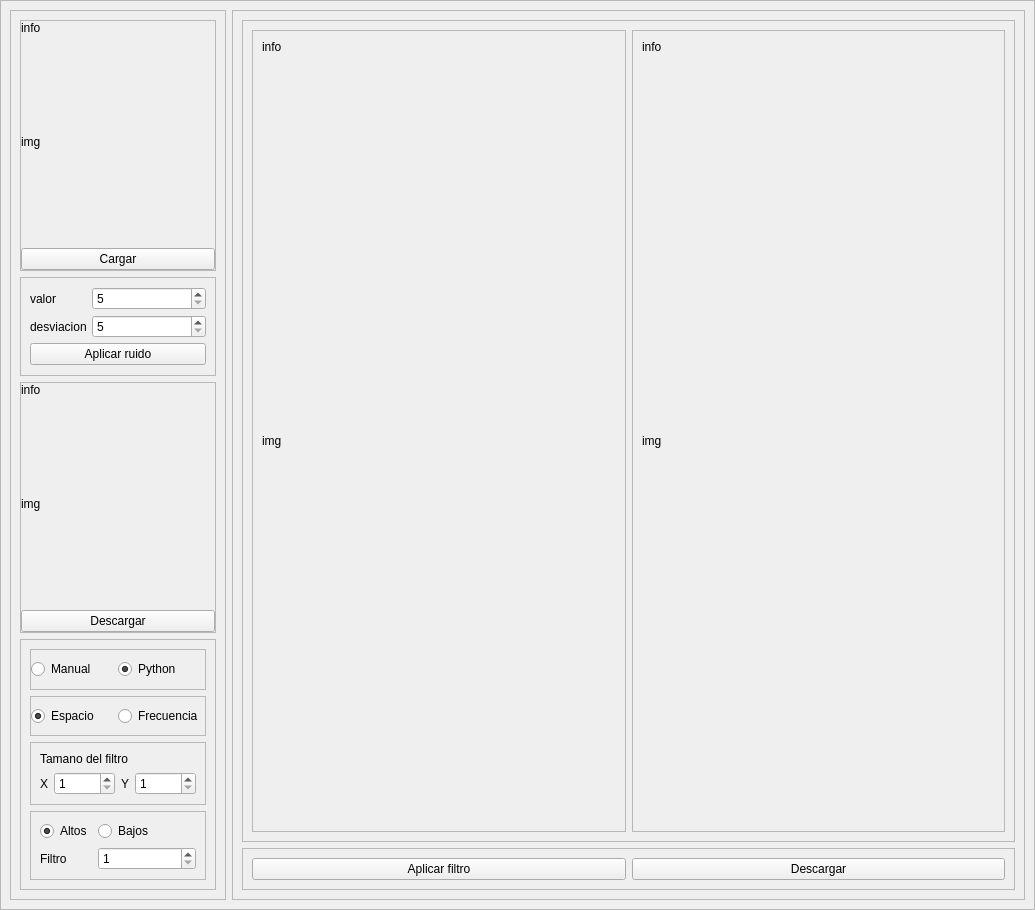
<?xml version="1.0" encoding="UTF-8"?>
<ui version="4.0">
 <class>MainWindow</class>
 <widget class="QMainWindow" name="MainWindow">
  <property name="geometry">
   <rect>
    <x>0</x>
    <y>0</y>
    <width>1035</width>
    <height>910</height>
   </rect>
  </property>
  <property name="windowTitle">
   <string>MainWindow</string>
  </property>
  <widget class="QWidget" name="centralwidget">
   <layout class="QVBoxLayout" name="verticalLayout">
    <property name="spacing">
     <number>0</number>
    </property>
    <property name="leftMargin">
     <number>0</number>
    </property>
    <property name="topMargin">
     <number>0</number>
    </property>
    <property name="rightMargin">
     <number>0</number>
    </property>
    <property name="bottomMargin">
     <number>0</number>
    </property>
    <item>
     <widget class="QFrame" name="frame">
      <property name="frameShape">
       <enum>QFrame::StyledPanel</enum>
      </property>
      <property name="frameShadow">
       <enum>QFrame::Raised</enum>
      </property>
      <layout class="QHBoxLayout" name="horizontalLayout" stretch="0,1">
       <item>
        <widget class="QFrame" name="frame_2">
         <property name="frameShape">
          <enum>QFrame::StyledPanel</enum>
         </property>
         <property name="frameShadow">
          <enum>QFrame::Raised</enum>
         </property>
         <layout class="QVBoxLayout" name="verticalLayout_5" stretch="1,0,1,1">
          <item>
           <widget class="QFrame" name="frame_6">
            <property name="frameShape">
             <enum>QFrame::StyledPanel</enum>
            </property>
            <property name="frameShadow">
             <enum>QFrame::Raised</enum>
            </property>
            <layout class="QVBoxLayout" name="verticalLayout_6" stretch="0,1,0">
             <property name="spacing">
              <number>0</number>
             </property>
             <property name="leftMargin">
              <number>0</number>
             </property>
             <property name="topMargin">
              <number>0</number>
             </property>
             <property name="rightMargin">
              <number>0</number>
             </property>
             <property name="bottomMargin">
              <number>0</number>
             </property>
             <item>
              <widget class="QLabel" name="label_img_original_datos">
               <property name="text">
                <string>info</string>
               </property>
              </widget>
             </item>
             <item>
              <widget class="QLabel" name="label_img_original">
               <property name="text">
                <string>img</string>
               </property>
              </widget>
             </item>
             <item>
              <widget class="QPushButton" name="pushButton_cargar_img">
               <property name="text">
                <string>Cargar</string>
               </property>
              </widget>
             </item>
            </layout>
           </widget>
          </item>
          <item>
           <widget class="QFrame" name="frame_8">
            <property name="frameShape">
             <enum>QFrame::StyledPanel</enum>
            </property>
            <property name="frameShadow">
             <enum>QFrame::Raised</enum>
            </property>
            <layout class="QFormLayout" name="formLayout">
             <property name="horizontalSpacing">
              <number>5</number>
             </property>
             <property name="verticalSpacing">
              <number>5</number>
             </property>
             <property name="bottomMargin">
              <number>10</number>
             </property>
             <item row="0" column="0">
              <widget class="QLabel" name="label_7">
               <property name="text">
                <string>valor</string>
               </property>
              </widget>
             </item>
             <item row="0" column="1">
              <widget class="QSpinBox" name="spinBox_media">
               <property name="minimum">
                <number>5</number>
               </property>
               <property name="maximum">
                <number>1000</number>
               </property>
               <property name="singleStep">
                <number>5</number>
               </property>
              </widget>
             </item>
             <item row="1" column="0">
              <widget class="QLabel" name="label_8">
               <property name="text">
                <string>desviacion</string>
               </property>
              </widget>
             </item>
             <item row="1" column="1">
              <widget class="QSpinBox" name="spinBox_desviacion">
               <property name="minimum">
                <number>5</number>
               </property>
               <property name="maximum">
                <number>1000</number>
               </property>
               <property name="singleStep">
                <number>5</number>
               </property>
              </widget>
             </item>
             <item row="2" column="0" colspan="2">
              <widget class="QPushButton" name="pushButton_aplicar_ruido">
               <property name="text">
                <string>Aplicar ruido</string>
               </property>
              </widget>
             </item>
            </layout>
           </widget>
          </item>
          <item>
           <widget class="QFrame" name="frame_7">
            <property name="frameShape">
             <enum>QFrame::StyledPanel</enum>
            </property>
            <property name="frameShadow">
             <enum>QFrame::Raised</enum>
            </property>
            <layout class="QVBoxLayout" name="verticalLayout_7" stretch="0,1,0">
             <property name="spacing">
              <number>0</number>
             </property>
             <property name="leftMargin">
              <number>0</number>
             </property>
             <property name="topMargin">
              <number>0</number>
             </property>
             <property name="rightMargin">
              <number>0</number>
             </property>
             <property name="bottomMargin">
              <number>0</number>
             </property>
             <item>
              <widget class="QLabel" name="label_datos_img_ruido">
               <property name="text">
                <string>info</string>
               </property>
              </widget>
             </item>
             <item>
              <widget class="QLabel" name="label_img_ruido">
               <property name="text">
                <string>img</string>
               </property>
              </widget>
             </item>
             <item>
              <widget class="QPushButton" name="pushButton_descargar_img_ruido">
               <property name="text">
                <string>Descargar</string>
               </property>
              </widget>
             </item>
            </layout>
           </widget>
          </item>
          <item>
           <widget class="QFrame" name="frame_9">
            <property name="frameShape">
             <enum>QFrame::StyledPanel</enum>
            </property>
            <property name="frameShadow">
             <enum>QFrame::Raised</enum>
            </property>
            <layout class="QVBoxLayout" name="verticalLayout_8" stretch="0,0,0,0">
             <item>
              <widget class="QFrame" name="frame_10">
               <property name="frameShape">
                <enum>QFrame::StyledPanel</enum>
               </property>
               <property name="frameShadow">
                <enum>QFrame::Raised</enum>
               </property>
               <layout class="QHBoxLayout" name="horizontalLayout_2">
                <property name="spacing">
                 <number>0</number>
                </property>
                <property name="leftMargin">
                 <number>0</number>
                </property>
                <property name="topMargin">
                 <number>0</number>
                </property>
                <property name="rightMargin">
                 <number>0</number>
                </property>
                <property name="bottomMargin">
                 <number>0</number>
                </property>
                <item>
                 <widget class="QRadioButton" name="radioButton_manual">
                  <property name="text">
                   <string>Manual</string>
                  </property>
                 </widget>
                </item>
                <item>
                 <widget class="QRadioButton" name="radioButton_python">
                  <property name="text">
                   <string>Python</string>
                  </property>
                  <property name="checked">
                   <bool>true</bool>
                  </property>
                 </widget>
                </item>
               </layout>
              </widget>
             </item>
             <item>
              <widget class="QFrame" name="frame_11">
               <property name="frameShape">
                <enum>QFrame::StyledPanel</enum>
               </property>
               <property name="frameShadow">
                <enum>QFrame::Raised</enum>
               </property>
               <layout class="QHBoxLayout" name="horizontalLayout_3">
                <property name="spacing">
                 <number>0</number>
                </property>
                <property name="leftMargin">
                 <number>0</number>
                </property>
                <property name="topMargin">
                 <number>0</number>
                </property>
                <property name="rightMargin">
                 <number>0</number>
                </property>
                <property name="bottomMargin">
                 <number>0</number>
                </property>
                <item>
                 <widget class="QRadioButton" name="radioButton_espacio">
                  <property name="text">
                   <string>Espacio</string>
                  </property>
                  <property name="checked">
                   <bool>true</bool>
                  </property>
                 </widget>
                </item>
                <item>
                 <widget class="QRadioButton" name="radioButton_frecuencia">
                  <property name="text">
                   <string>Frecuencia</string>
                  </property>
                 </widget>
                </item>
               </layout>
              </widget>
             </item>
             <item>
              <widget class="QFrame" name="frame_12">
               <property name="frameShape">
                <enum>QFrame::StyledPanel</enum>
               </property>
               <property name="frameShadow">
                <enum>QFrame::Raised</enum>
               </property>
               <layout class="QGridLayout" name="gridLayout">
                <item row="0" column="0" colspan="4">
                 <widget class="QLabel" name="label_11">
                  <property name="text">
                   <string>Tamano del filtro</string>
                  </property>
                 </widget>
                </item>
                <item row="1" column="0">
                 <widget class="QLabel" name="label_12">
                  <property name="text">
                   <string>X</string>
                  </property>
                 </widget>
                </item>
                <item row="1" column="1">
                 <widget class="QSpinBox" name="spinBox_filtro_x">
                  <property name="minimum">
                   <number>1</number>
                  </property>
                  <property name="maximum">
                   <number>10000</number>
                  </property>
                 </widget>
                </item>
                <item row="1" column="2">
                 <widget class="QLabel" name="label_13">
                  <property name="text">
                   <string>Y</string>
                  </property>
                 </widget>
                </item>
                <item row="1" column="3">
                 <widget class="QSpinBox" name="spinBox_filtro_y">
                  <property name="minimum">
                   <number>1</number>
                  </property>
                  <property name="maximum">
                   <number>10000</number>
                  </property>
                 </widget>
                </item>
               </layout>
              </widget>
             </item>
             <item>
              <widget class="QFrame" name="frame_13">
               <property name="frameShape">
                <enum>QFrame::StyledPanel</enum>
               </property>
               <property name="frameShadow">
                <enum>QFrame::Raised</enum>
               </property>
               <layout class="QFormLayout" name="formLayout_2">
                <item row="0" column="0">
                 <widget class="QRadioButton" name="radioButton_altos">
                  <property name="text">
                   <string>Altos</string>
                  </property>
                  <property name="checked">
                   <bool>true</bool>
                  </property>
                 </widget>
                </item>
                <item row="0" column="1">
                 <widget class="QRadioButton" name="radioButton_bajos">
                  <property name="text">
                   <string>Bajos</string>
                  </property>
                 </widget>
                </item>
                <item row="1" column="0">
                 <widget class="QLabel" name="label_14">
                  <property name="text">
                   <string>Filtro</string>
                  </property>
                 </widget>
                </item>
                <item row="1" column="1">
                 <widget class="QSpinBox" name="spinBox_filtro_frecuencia">
                  <property name="minimum">
                   <number>1</number>
                  </property>
                  <property name="maximum">
                   <number>1000000</number>
                  </property>
                 </widget>
                </item>
               </layout>
              </widget>
             </item>
            </layout>
           </widget>
          </item>
         </layout>
        </widget>
       </item>
       <item>
        <widget class="QFrame" name="frame_3">
         <property name="frameShape">
          <enum>QFrame::StyledPanel</enum>
         </property>
         <property name="frameShadow">
          <enum>QFrame::Raised</enum>
         </property>
         <layout class="QVBoxLayout" name="verticalLayout_2" stretch="1,0">
          <item>
           <widget class="QFrame" name="frame_15">
            <property name="frameShape">
             <enum>QFrame::StyledPanel</enum>
            </property>
            <property name="frameShadow">
             <enum>QFrame::Raised</enum>
            </property>
            <layout class="QHBoxLayout" name="horizontalLayout_5">
             <item>
              <widget class="QFrame" name="frame_4">
               <property name="frameShape">
                <enum>QFrame::StyledPanel</enum>
               </property>
               <property name="frameShadow">
                <enum>QFrame::Raised</enum>
               </property>
               <layout class="QVBoxLayout" name="verticalLayout_3" stretch="0,1">
                <item>
                 <widget class="QLabel" name="label_python_datos_img">
                  <property name="text">
                   <string>info</string>
                  </property>
                 </widget>
                </item>
                <item>
                 <widget class="QLabel" name="label_python_img">
                  <property name="text">
                   <string>img</string>
                  </property>
                 </widget>
                </item>
               </layout>
              </widget>
             </item>
             <item>
              <widget class="QFrame" name="frame_5">
               <property name="frameShape">
                <enum>QFrame::StyledPanel</enum>
               </property>
               <property name="frameShadow">
                <enum>QFrame::Raised</enum>
               </property>
               <layout class="QVBoxLayout" name="verticalLayout_4" stretch="0,1">
                <item>
                 <widget class="QLabel" name="label_manual_datos_img">
                  <property name="text">
                   <string>info</string>
                  </property>
                 </widget>
                </item>
                <item>
                 <widget class="QLabel" name="label_manual_img">
                  <property name="text">
                   <string>img</string>
                  </property>
                 </widget>
                </item>
               </layout>
              </widget>
             </item>
            </layout>
           </widget>
          </item>
          <item>
           <widget class="QFrame" name="frame_14">
            <property name="frameShape">
             <enum>QFrame::StyledPanel</enum>
            </property>
            <property name="frameShadow">
             <enum>QFrame::Raised</enum>
            </property>
            <layout class="QHBoxLayout" name="horizontalLayout_4">
             <item>
              <widget class="QPushButton" name="pushButton_aplicar_filtro">
               <property name="text">
                <string>Aplicar filtro</string>
               </property>
              </widget>
             </item>
             <item>
              <widget class="QPushButton" name="pushButton_descargar_resultado">
               <property name="text">
                <string>Descargar</string>
               </property>
              </widget>
             </item>
            </layout>
           </widget>
          </item>
         </layout>
        </widget>
       </item>
      </layout>
     </widget>
    </item>
   </layout>
  </widget>
 </widget>
 <resources/>
 <connections/>
</ui>
